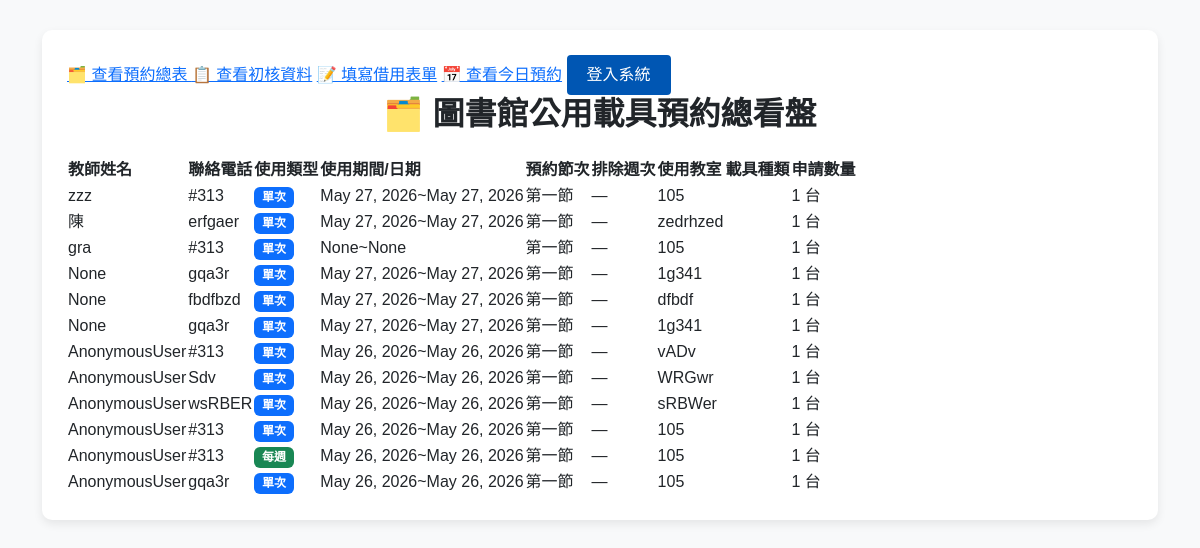
The app's page /, older data.
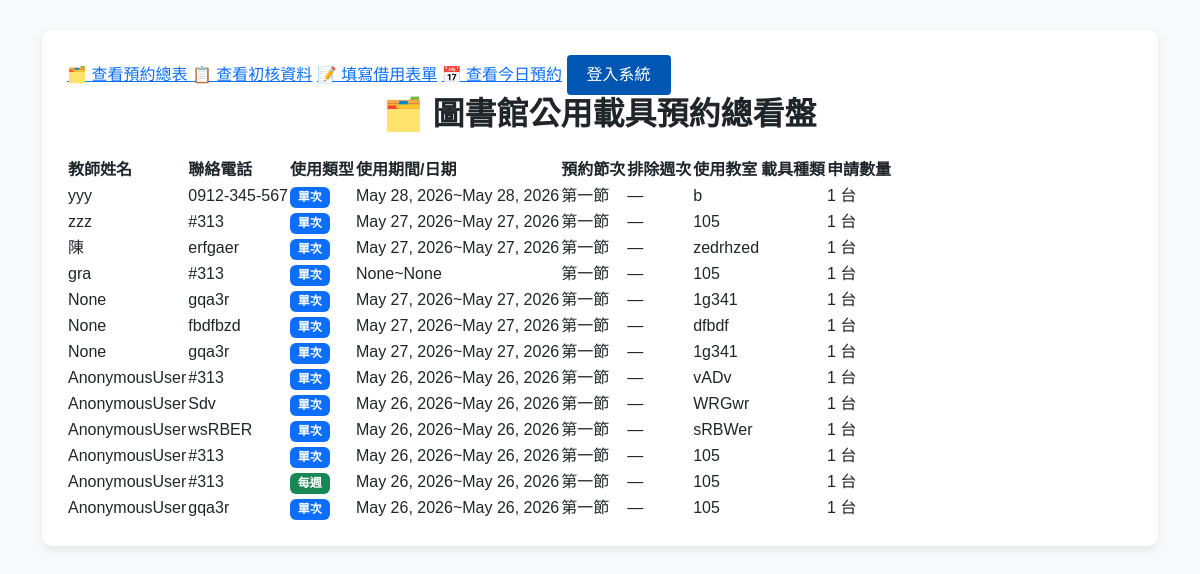
The same page, newer data.
### show/models.py (models this page shows, shortened)
class Borrowlist(models.Model):
    user = models.CharField("借用老師", max_length=20, null=True, blank=True)
    phone = models.CharField("聯絡電話", max_length=25)
    location = models.CharField("教室", max_length=10)
    usage_type_choices = (
        ('once','單次'),
        ('weekly','每周'),
    )
    usage_type = models.CharField(max_length=10, choices = usage_type_choices , default='once')
    DEVICE_CHOICES =(
        ('ipad', 'iPad'),
        ('chromebook', 'Chromebook'),
        ('surface_go', 'Surface Go'),
        ('acer_laptop', 'Acer 小筆電'),
    )
    device_type = models.CharField("載具種類", max_length=20, choices=DEVICE_CHOICES)
    start_date = models.DateField("開始日期", null=True, blank=True)
    end_date = models.DateField("結束日期", null=True, blank=True)
    DAY_CHOICES = (
        ('Monday','星期一'), ('Tuesday','星期二'), ('Wednesday','星期三'),
        ('Thursday','星期四'), ('Friday','星期五'),
    )
    day = models.CharField("星期", choices=DAY_CHOICES, max_length=50, blank=True, null=True)
    PERIODS_CHOICES = (
        ('1', '第一節'), ('2', '第二節'), ('3', '第三節'), ('4', '第四節'),
        ('4.5', '午休'), ('5', '第五節'), ('6', '第六節'), ('7', '第七節'), ('8', '第八節'),
    )
    periods = models.CharField("預約節次", max_length=50, choices=PERIODS_CHOICES, default='1')
    STATUS_CHOICES = (
        ('待審核', '待審核'),
        ('已通過', '已通過'),
        ('已拒絕', '已拒絕'),
    )
    device_id = models.CharField("載具編號",max_length = 10,default="")
    time_id = models.CharField("時間",max_length = 10,default="")
    status = models.CharField("審核狀態", max_length=10, choices = STATUS_CHOICES , default='待審核')
    device_amount = models.PositiveIntegerField(default=1)
    classroom = models.CharField(max_length=10, blank=True, null=True)

### show/views.py (the view)
# urls.py: path('', views.all_reservation_list, name= 'allreservation_view'),
def all_reservation_list(request):
    borrow_records = Borrowlist.objects.all().order_by('-id')
    return render(request, 'all_reservation.html', {
        'borrow_records': borrow_records
    })

### show/templates/all_reservation.html (shortened to what this page needs)
<!DOCTYPE html>
<html lang="zh-Hant">
<head>
    <link href="https://cdn.jsdelivr.net/npm/bootstrap@5.3.0/dist/css/bootstrap.min.css" rel="stylesheet">
</head>
<body>
<div class="container-fluid">
    <div class="table-container">
        <a href="{% url 'allreservation_view' %}">🗂️ 查看預約總表 </a>
        <a href="{% url 'view_borrow_list' %}">📋 查看初核資料</a>
        <a href="{% url 'submit_borrow' %}">📝 填寫借用表單</a>
        <a href="{% url 'today_reservation' %}">📅 查看今日預約</a>
        {% if user.is_authenticated %}
                <span style="color: #4a5568; margin-right: 15px;">👋 你好，<strong style="color: #0056b3;">{{ user.username }}</strong></span>
                <a href="{% url 'logout' %}" style="color: #dc2626; text-decoration: underline; font-weight: 500;">登出</a>
            {% else %}
                <a href="{% url 'login' %}" style="background-color: #0056b3; color: #ffffff; text-decoration: none; padding: 8px 20px; border-radius: 4px; font-weight: 500; display: inline-block;">登入系統</a>
            {% endif %}
        <h2 class="mb-4 text-center text-dark fw-bold">🗂️ 圖書館公用載具預約總看盤</h2>
        <div class="table-responsive">
            <table>
                <thead>
                    <tr>
                        <th>教師姓名</th>
                        <th>聯絡電話</th>
                        <th>使用類型</th>
                        <th>使用期間/日期</th>
                        <th>預約節次</th>
                        <th>排除週次</th>
                        <th>使用教室</th>
                        <th>載具種類</th>
                        <th>申請數量</th>
                    </tr>
                </thead>
                <tbody>
                    {% for record in borrow_records %}
                        <tr>
                        <td>{{ record.user }}</td>
                        <td>{{ record.phone }}</td>
                        <td>
                            {% if record.usage_type == 'once' %}
                                <span class="badge bg-primary">單次</span>
                            {% else %}
                                <span class="badge bg-success">每週</span>
                            {% endif %}
                        </td>
                        <td>
                            {{record.start_date}}~{{record.end_date}}
                        </td>
                        <td>
                            {{ record.get_periods_display }}
                        </td>
                        <td>
                            {% if record.time %}
                                {{ record.time.get_day_display }} {{ record.time.get_periods_display }}
                            {% else %}
                                —
                            {% endif %}
                        </td>
                        <td>{{ record.location }}</td>
                        <td>{{ record.device_id.get_device_type_display }}</td>
                        <td>{{ record.device_amount }} 台</td>
                        </tr>
                    {% endfor %}
                </tbody>
            </table>
        </div>
    </div>
</div>
</body>
</html>

Row changes from the older to the newer data that the page shows:
added Borrowlist: user "yyy", phone "0912-345-567", usage_type "單次", start_date "May 28, 2026", end_date "May 28, 2026", periods "第一節", location "b", device_amount "1"
